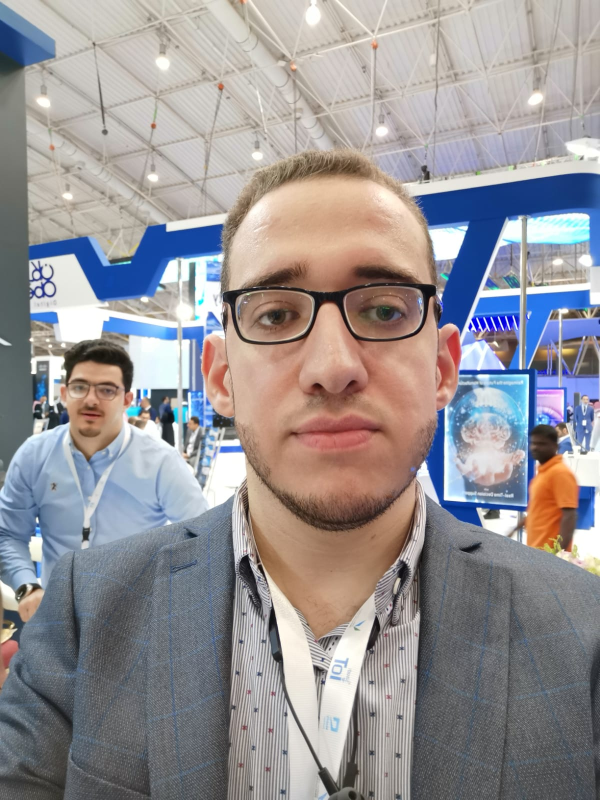
#> input picture resources/anas2.jpeg, 1200 x 1600 px (shown at 1/2 size)
$ python crop_img.py
#> lines starting #> are read from the running program, lines starting #| are printed output that depends on the picture
import os
import cv2

RESOURCES_FOLDER = os.path.join(os.path.dirname(os.path.dirname(__file__)), 'resources')

img = cv2.imread(os.path.join(RESOURCES_FOLDER, 'anas2.jpeg'))
#> img is the input picture: shape (1600, 1200, 3); mean B, G, R 149.2, 146.7, 150.7
img = cv2.resize(img, (300, 400))
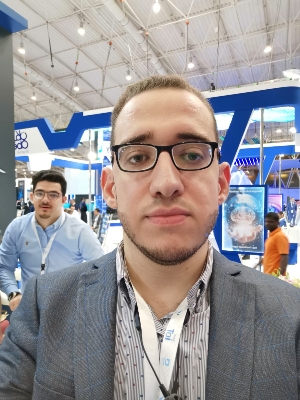
#> img: shape (400, 300, 3); mean B, G, R 149.4, 146.8, 150.8

print('Image shape: ', img.shape)
#| Image shape:  (400, 300, 3)

img_cropped = img[75:270,90:235]
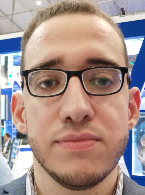
#> img_cropped: shape (195, 145, 3); mean B, G, R 139.3, 145.3, 167.4

print('Cropped Image Shape: ', img_cropped.shape)
#| Cropped Image Shape:  (195, 145, 3)

cv2.imshow('Output Image',img)
cv2.imshow('Cropped Image', img_cropped)
cv2.waitKey(0)

$ run again, with resources/anas.jpeg copied over resources/anas2.jpeg
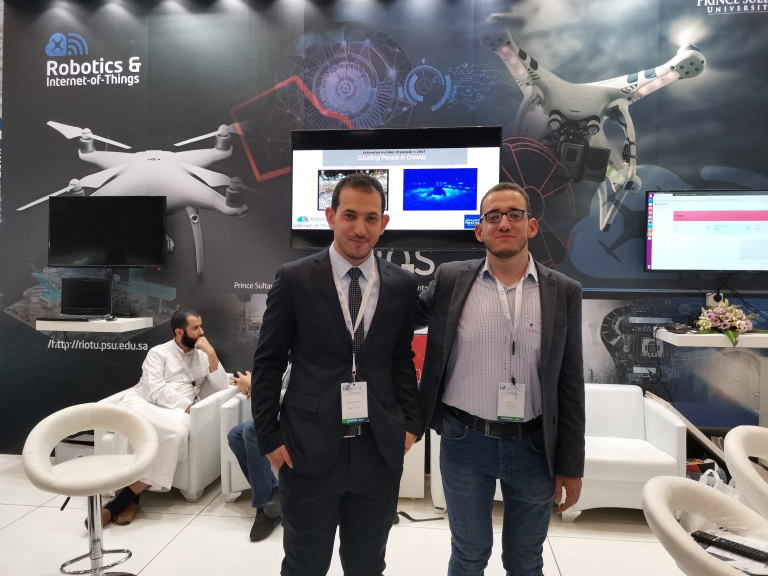
#> input picture resources/anas.jpeg, 1536 x 1152 px (shown at 1/2 size)
#> img is the input picture: shape (1152, 1536, 3); mean B, G, R 110.8, 108.1, 110.6
#> `img = cv2.resize(img, (300, 400))`:
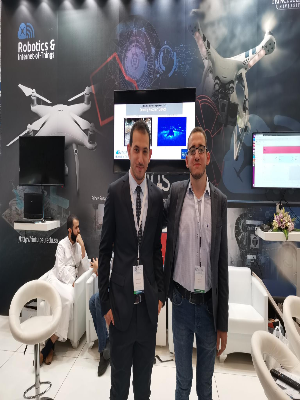
#> img: shape (400, 300, 3); mean B, G, R 110.6, 108, 110.5
#| Image shape:  (400, 300, 3)
#> `img_cropped = img[75:270,90:235]`:
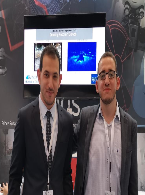
#> img_cropped: shape (195, 145, 3); mean B, G, R 91.2, 82.9, 89.1
#| Cropped Image Shape:  (195, 145, 3)
